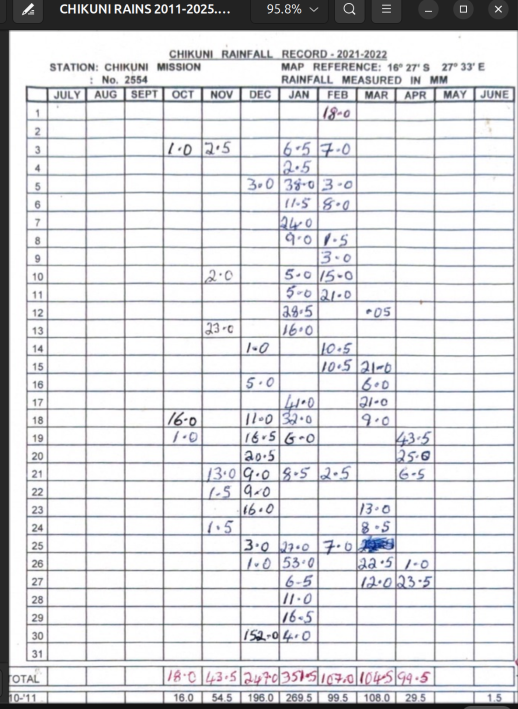
#> input picture test_data/testimage.png, 1036 x 1418 px (shown at 1/2 size)
$ python test_benchmark_cells.py
#> lines starting #> are read from the running program, lines starting #| are printed output that depends on the picture
import cv2
import os


IMAGE = "test_data/testimage.png"
OUTPUT = "test_data/benchmark"

# Known cells from the Chikuni sheet.
#
# Format:
# name: (x1, x2, y1, y2)
#
# These use the existing detected grid boundaries.
cells = {
    "jan3_6_5":   (558, 635, 276, 313),
    "jan5_38_0":  (558, 635, 349, 387),

    # Other known values from the sheet
    "nov3_2_5":   (403, 481, 276, 313),
    "jan6_11_5":  (558, 635, 386, 422),
    "jan7_24_0":  (558, 635, 422, 458),
    "jan17_44_0": (558, 635, 782, 818),

    "dec30_152":  (481, 558, 1212, 1249),
    "oct18_16":   (326, 403, 818, 854),
    "apr19_43_5": (791, 869, 854, 890),
    "nov13_23":   (403, 481, 639, 674),
}


def main():

    image = cv2.imread(
        IMAGE,
        cv2.IMREAD_GRAYSCALE
    )
#> image: shape (1418, 1036); min 19, max 255, mean 218.2

    if image is None:
        raise FileNotFoundError(
            f"Could not read {IMAGE}"
        )

    os.makedirs(
        OUTPUT,
        exist_ok=True
    )

    for name, (x1, x2, y1, y2) in cells.items():

        cell = image[y1:y2, x1:x2]

        path = os.path.join(
            OUTPUT,
            f"{name}.png"
        )

        cv2.imwrite(
            path,
            cell
        )

        print(
            f"{name}: "
            f"{cell.shape[1]}x{cell.shape[0]} "
            f"-> {path}"
        )
#> this loop made 10 passes
#> pass 1, in main, `cell = image[y1:y2, x1:x2]`:
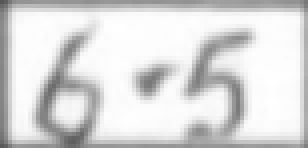
#> cell: shape (37, 77) (shown 4 times larger); min 86, max 255, mean 217.5
#> pass 2, in main, `cell = image[y1:y2, x1:x2]`:
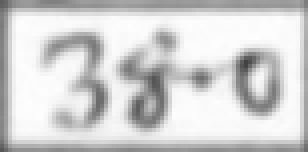
#> cell: shape (38, 77) (shown 4 times larger); min 66, max 254, mean 209.6
#> pass 3, in main, `cell = image[y1:y2, x1:x2]`:
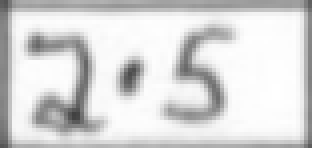
#> cell: shape (37, 78) (shown 4 times larger); min 65, max 255, mean 215.2


if __name__ == "__main__":
    main()

$ run again, with test_data/problem_contact_sheet.png copied over test_data/testimage.png
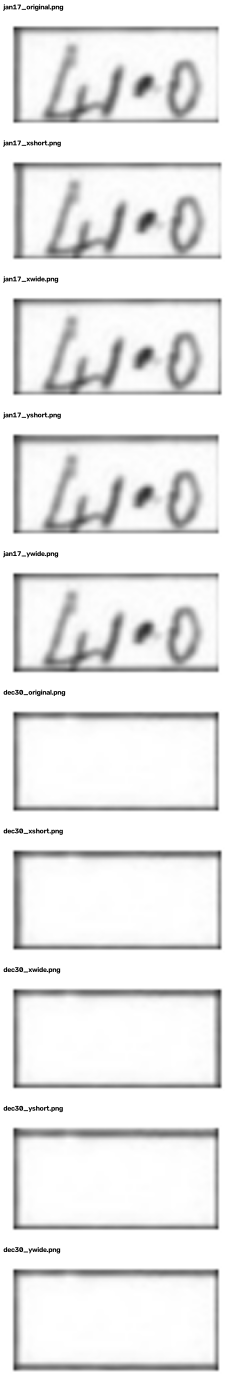
#> input picture test_data/problem_contact_sheet.png, 704 x 4152 px (shown at 1/3 size)
#> in main, image is the input picture: shape (4152, 704); min 0, max 255, mean 233.7
#> the loop in main, `for name, (x1, x2, y1, y2) in cells.items(): ` made 10 passes
#> pass 1, in main, `cell = image[y1:y2, x1:x2]`:
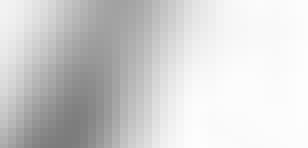
#> cell: shape (37, 77) (shown 4 times larger); min 124, max 253, mean 210.2
#> pass 3, in main, `cell = image[y1:y2, x1:x2]`:
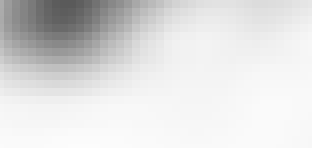
#> cell: shape (37, 78) (shown 4 times larger); min 90, max 252, mean 222.3
